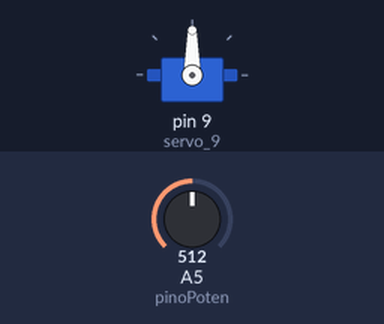
A sketch run on a simulated Arduino Uno, built with avr-gcc and run on an emulated ATmega328P. On the bench: servo. The test bench sets the inputs (shaded band); at power-on: A5 (pinoPoten) = 512.

Above: at 1.2 s.
1.3 s: A5 (pinoPoten) set to 716
At 2.3 s:
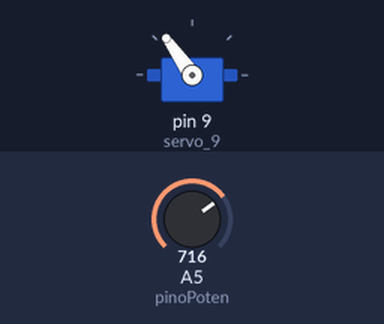
2.8 s: A5 (pinoPoten) set to 900
At 3.2 s:
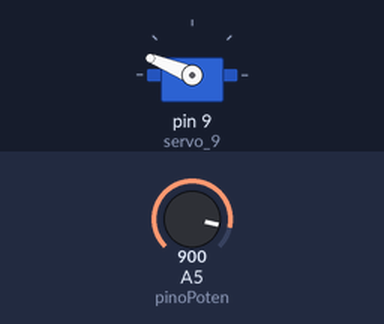
4.3 s: A5 (pinoPoten) set to 1023
At 4.6 s:
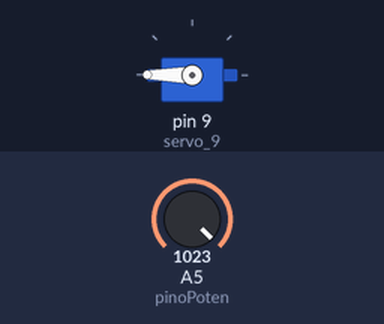
5.8 s: A5 (pinoPoten) set to 306
At 6.7 s:
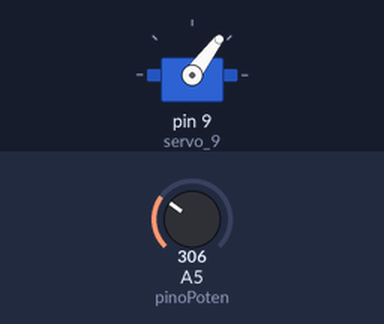
7.3 s: A5 (pinoPoten) set to 122
At 8.1 s:
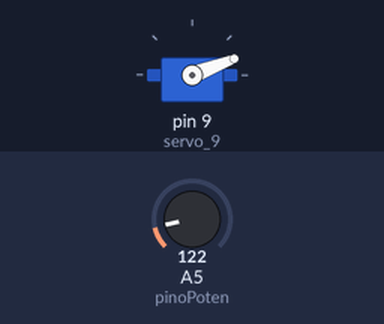
Timing chart, 0 to 9.8 s (numbered marks = the images above; inputs shaded):
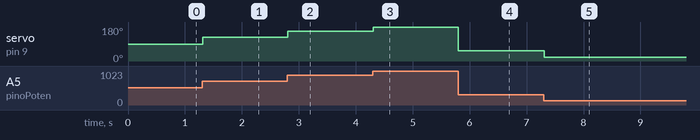

Measured:
- after the input at 1.3 s, servo on pin 9 (servo_9): 90° → 125° at once
- after the input at 2.8 s, servo on pin 9 (servo_9): 125° → 158° at once
- after the input at 4.3 s, servo on pin 9 (servo_9): 158° → 180° at once
- after the input at 5.8 s, servo on pin 9 (servo_9): 180° → 53° at once
- after the input at 7.3 s, servo on pin 9 (servo_9): 53° → 21° at once

The sketch:

codigo_arduino.ino
```cpp
#include <Servo.h> // Biblioteca do servomotor

Servo servo_9;       // Cria o objeto do servo
int pinoPoten = A5;  // Pino analógico do potenciômetro
int valorPoten = 0;  // Armazena a leitura do potenciômetro (0 a 1023)
int angulo = 0;      // Armazena o ângulo calculado (0° a 180°)

void setup()
{
  // Conecta o servo ao pino 9 com limites de pulso para 0° e 180°
  servo_9.attach(9, 500, 2500);
}

void loop()
{
  valorPoten = analogRead(pinoPoten);         // Lê o valor do potenciômetro
  angulo = map(valorPoten, 0, 1023, 0, 180);  // Converte 0-1023 para 0-180°
  servo_9.write(angulo);                     // Move o servo para o ângulo
  delay(15);                                  // Pausa para estabilização
}
```
